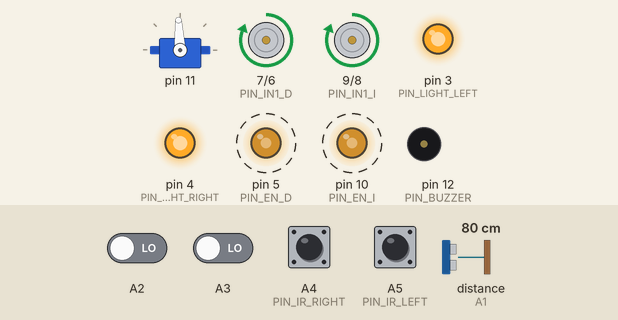
Simulated run of this sketch. Board: Arduino Uno, built with avr-gcc and run on an emulated ATmega328P. Shown: servo, motor-driver pin pairs drawn as motors (green arrow = first pin HIGH = forward, orange = second pin HIGH = backward, longer = more drive), output pins drawn as LEDs (lit = HIGH), buzzer (waves = sounding, pin HIGH). Dashed ring = blinking. The inputs (shaded band) are chosen by the test bench; at power-on: A4 (PIN_IR_RIGHT), A5 (PIN_IR_LEFT) HIGH, A2, A3 LOW, distance to the obstacle (sensor on A1) 80 cm.

Above: at 1.4 s.
1.5 s: distance to the obstacle (sensor on A1) set to 7 cm
5.0 s: distance to the obstacle (sensor on A1) set to 4 cm
At 5.9 s:
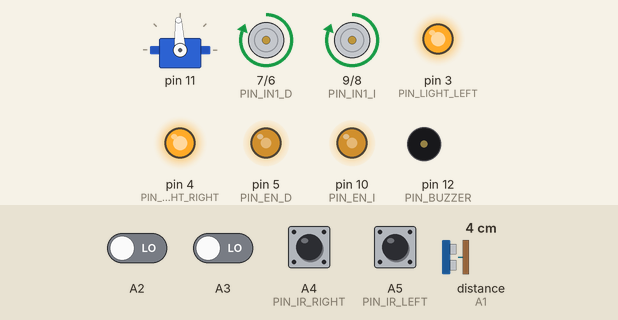
6.7 s: distance to the obstacle (sensor on A1) set to 9 cm
At 6.89 s:
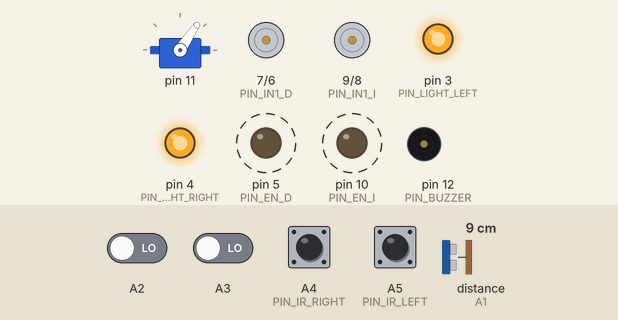
10.2 s: distance to the obstacle (sensor on A1) set to 2 cm
At 10.7 s:
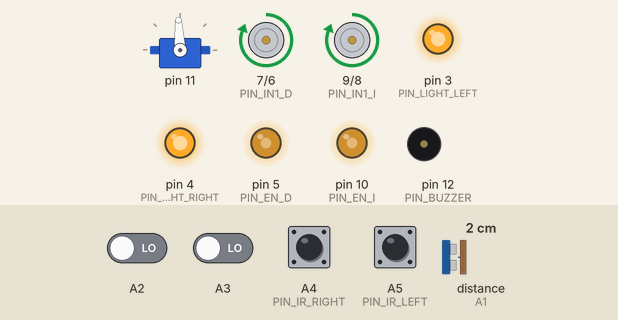
Timing chart, 0 to 12.8 s (numbered marks = the images above; inputs shaded):
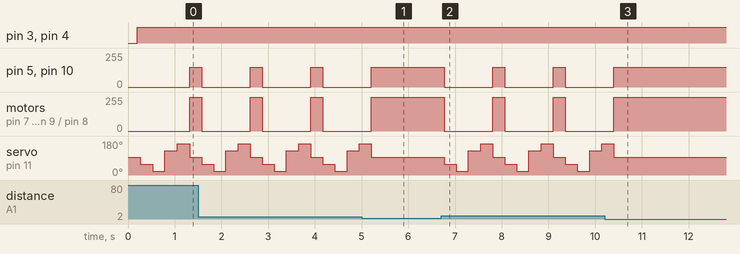

The sketch:

km0.ino
```cpp
/**
 * KM0 CAR
 */

#ifndef ARDUINO_AVR_UNO
#error Wrong board. Please choose "Arduino/Genuino Uno"
#endif

#include <Wire.h>
#include "km0car.h"

KM0CAR::KM0CAR  km0car;

/**
 * void setup()
 */
void setup() {
  Serial.begin(9600);

  km0car.init();
}

/**
 * void loop()
 */
void loop() {
  km0car.drive();
}
```

bocina.cpp
```cpp
#include "bocina.h"

namespace KM0CAR {
  /****************************************************************
   * void init()
   ****************************************************************/
  void Bocina::init() {
    pinMode     (_pin, OUTPUT);
    digitalWrite(_pin, LOW);
  }

  /****************************************************************
    * void beep(int x)
    *
    * d: duracion en ms.
    *
    ****************************************************************/
  void Bocina::beep(int d) const {
    digitalWrite(_pin, HIGH);
    delay(d);
    digitalWrite(_pin, LOW);
  }

  /****************************************************************
   * void beep(int n, int d)
   *
   * n: numero de beeps
   * d: duracion en ms.
   *
  ****************************************************************/
  void Bocina::beep(int n, int d) const {
    for (int i = 0; i < n; i++)
    {
      digitalWrite(_pin, HIGH);
      delay(d);

      digitalWrite(_pin, LOW);
      delay(d);
    }
  }
}
```

bocina.h
```cpp
#ifndef BOCINA_H
#define BOCINA_H

#include "pins.h"

namespace KM0CAR {
  class Bocina {
    private:
      const int _pin = PIN_BUZZER;

    public:
      void init();
      void beep(int d) const;
      void beep(int n, int d) const;
  };
}

#endif
```

globals.cpp
```cpp
#include "globals.h"

unsigned int DISTANCE_MAX         = 200;
unsigned int DISTANCE_MIN_FAST    =  50;
unsigned int DISTANCE_MIN         =  30;
unsigned int DISTANCE_MIN_LATERAL =  10;
unsigned int DISTANCE_SUPER_MIN   =   5;
int          FORWARD_SPEED_FAST   = 200;
int          FORWARD_SPEEP_SLOW   = 150;
int          BACKWARD_SPEED       = 150;
int          TURN_SPEED           = 150;
bool         DEBUG                = false;
```

globals.h
```cpp
#ifndef GLOBALS_H
#define GLOBALS_H

extern unsigned int DISTANCE_MAX;
extern unsigned int DISTANCE_MIN_FAST;
extern unsigned int DISTANCE_MIN;
extern unsigned int DISTANCE_MIN_LATERAL;
extern unsigned int DISTANCE_SUPER_MIN;
extern int          FORWARD_SPEED_FAST;
extern int          FORWARD_SPEEP_SLOW;
extern int          BACKWARD_SPEED;
extern int          TURN_SPEED;
extern bool         DEBUG;

#endif
```

infrarrojos.cpp
```cpp
#include "infrarrojos.h"

namespace KM0CAR {
  /****************************************************************
   * void init()
   ****************************************************************/
  void IR::init() {
    pinMode(_pinRight, INPUT);
    pinMode(_pinLeft,  INPUT);
  }

  /****************************************************************
   * void checkIRObstacle()
   ****************************************************************/
  void IR::checkIRObstacle() {
    //1.- Right
    if (millis() - _checkRightPrevTime > 50)
    {
      _rightOK = (digitalRead(_pinRight) == HIGH) ? true : false;

      _checkRightPrevTime = millis();
    }

    //2.- Left
    if (millis() - _checkLeftPrevTime > 50)
    {
      _leftOK = (digitalRead(_pinLeft) == HIGH) ? true : false;

      _checkLeftPrevTime = millis();
    }
  }
}
```

infrarrojos.h
```cpp
#ifndef INFRARROJOS_H
#define INFRARROJOS_H

#include "pins.h"

namespace KM0CAR {
  class IR {
    private:
      const    int  _pinRight           = PIN_IR_RIGHT;
      const    int  _pinLeft            = PIN_IR_LEFT;

      unsigned long _checkRightPrevTime = 0;
      unsigned long _checkLeftPrevTime  = 0;
      bool          _rightOK            = true;
      bool          _leftOK             = true;

    public:
      bool isRightOK() const {return _rightOK;}
      bool isLeftOK()  const {return _leftOK;}

      void init();
      void checkIRObstacle();
  };
}

#endif
```

km0car.cpp
```cpp
#include "km0car.h"

namespace KM0CAR {
  /****************************************************************
   * void _forward() const
   ****************************************************************/
  void KM0CAR::_forward() const {
    _rightEngine.forward(_forwardSpeed);
    _leftEngine.forward (_forwardSpeed);

    _luces.switchOn();
  }

  /****************************************************************
   * void _backward() const
   ****************************************************************/
  void KM0CAR::_backward() const {
    _rightEngine.backward(_backwardSpeed);
    _leftEngine.backward (_backwardSpeed);

    _luces.switchOn();
    //_bocina.beep(100);
  }

  /****************************************************************
   * void _turnRight() const
   ****************************************************************/
  void KM0CAR::_turnRight() const {
    _rightEngine.backward(_turnSpeed);
    _leftEngine.forward  (_turnSpeed);

    _luces.switchRight();
  }

  /****************************************************************
   * void _turnLeft() const
   ****************************************************************/
  void KM0CAR::_turnLeft() const {
    _rightEngine.forward(_turnSpeed);
    _leftEngine.backward(_turnSpeed);

    _luces.switchLeft();
  }

  /****************************************************************
   * void _flipRight() const
   ****************************************************************/
  void KM0CAR::_flipRight() const {
    _turnRight();

    delay(500);
  }

  /****************************************************************
   * void _flipLeft() const
   ****************************************************************/
  void KM0CAR::_flipLeft() const {
    _turnLeft();

    delay(500);
  }

  /****************************************************************
   * void _stopCar() const
   ****************************************************************/
  void KM0CAR::_stopCar() const {
    _rightEngine.stop();
    _leftEngine.stop ();

    _luces.switchOn();
    //_bocina.beep(2, 100);
  }

  /****************************************************************
   * void _setSpeed()
   ****************************************************************/
  void KM0CAR::_setSpeed() {
    if (DEBUG == true)
    {
      _forwardSpeed  = 0;
      _backwardSpeed = 0;
      _turnSpeed     = 0;
      return;
    }

    if (_motionMode == FORWARD) _forwardSpeed = (_sensors.getDistanceForward() > DISTANCE_MIN_FAST) ? FORWARD_SPEED_FAST : FORWARD_SPEEP_SLOW;
  }

  /****************************************************************
   * MotionModeEnum _setMotionModeLateral()
   *
   * - TURN_RIGHT
   * - TURN_LEFT
   * - BACKWARD
   *
   ****************************************************************/
  MotionModeEnum KM0CAR::_setMotionModeLateral() {
    //0.- Stop
    _stopCar();

    //1.- Get lateral distance
    _sensors.lateralDistance();

    //2.- Lateral is OK
    if (_sensors.isLateralOK() == true)
    {
      if      (_turnsCounter > 0) return _motionMode = TURN_RIGHT;
      else if (_turnsCounter < 0) return _motionMode = TURN_LEFT;

      return _motionMode = (_sensors.getDistanceLeft() > _sensors.getDistanceRight()) ? TURN_LEFT : TURN_RIGHT;
    }

    //3.- Right or Left is OK
    if ((_sensors.isIRRightOK() == true) && (_sensors.isDistanceRightOK() == true)) return _motionMode = TURN_RIGHT;
    if ((_sensors.isIRLeftOK()  == true) && (_sensors.isDistanceLeftOK()  == true)) return _motionMode = TURN_LEFT;

    //4.- Backward
    return _motionMode = BACKWARD;
  }

  /****************************************************************
   * MotionModeEnum _setMotionModeInAlert()
   *
   * - BACKWARD
   * - TURN_RIGHT
   * - TURN_LEFT
   * - FORWARD
   *
   ****************************************************************/
  MotionModeEnum KM0CAR::_setMotionModeInAlert() {
    //1.- Get DISTANCE
    _sensors.forwardDistance();

    //2.- All is OK
    if ((_sensors.isIROK() == true) && (_sensors.isDistanceForwardOK() == true))
    {
      _setAlert(false);

      return _motionMode = FORWARD;
    }

    //3.- Colission Alert
    if (_sensors.isAlertColission() == true) return _motionMode = BACKWARD;

    //4.- Is TURN RIGH OK
    if ((_turnsCounter > 0) && (_sensors.isIRRightOK() == true))  return _motionMode = TURN_RIGHT;

    //5.- Is TURN LEFT OK
    if ((_turnsCounter < 0) && (_sensors.isIRLeftOK() == true)) return _motionMode = TURN_LEFT;

    //6.- Get the direction of rotation
    _setMotionModeLateral();

    //7.- END
    return;
  }

  /****************************************************************
   * void _setMotionMode()
   *
   * Sets the motion state of the car based on the information of
   * sensors:
   * - ALERT
   * - FORWARD
   *
   ****************************************************************/
  void KM0CAR::_setMotionMode() {
    //1.- Get information from sensors
    _sensors.checkIRObstacle();

    //2.- Alert Mode
    if (_alert == true)
    {
      //1.1.- Alert Mode
      _setMotionModeInAlert();

      //1.2.- Varios ciclos en modo BACKWARD => FLIP MODE
      //if ((_backwardCounter > 0) && (_motionMode != BACKWARD)) _motionMode = _getFlipMode();

      //1.3.- OTHER CASE
      return;
    }

    //3.- IR NOT OK
    if (_sensors.isIROK() == false)
    {
      _setAlert(true);
      _motionMode = ALERT;

      return;
    }

    //4.- Get DISTANCE
    _sensors.forwardDistance();

    //5.- Distance NOT OK
    if (_sensors.isDistanceForwardOK() == false)
    {
      _setAlert(true);
      _motionMode = ALERT;

      return;
    }

    //6.- All is OK
    _motionMode = FORWARD;

    //7.- END
    return;
  }

  /****************************************************************
   * void init()
   ****************************************************************/
  void KM0CAR::init() {
    _motionMode = START;

    _rightEngine.init();
    _leftEngine.init();
    _bocina.init();
    _luces.init();
    _sensors.init();
  }

  /****************************************************************
   * void drive()
   *
   * Rotate the engines based on the motion state of the car.
   *
   ****************************************************************/
  void KM0CAR::drive() {
    //0.- If STOP then WAIT and RETURN
    if (_isStopped() == true)
    {
      delay(10000);
      return;
    }

    //1.- Get the state of motion of the car
    _setMotionMode();

    //2.- Speed
    _setSpeed();

    //3.- Rotate the engines based on the motion state of the car
    switch(_motionMode)
    {
      case START:      _turnsCounter = 0; _backwardCounter = 0; _stopCar();   break;
      case STOP:       _turnsCounter = 0; _backwardCounter = 0; _stopCar();   break;
      case ALERT:      _turnsCounter = 0; _backwardCounter = 0; _stopCar();   break;
      case FORWARD:    _turnsCounter = 0; _backwardCounter = 0; _forward();   break;
      case BACKWARD:   _turnsCounter = 0; _backwardCounter++;   _backward();  break;
      case TURN_LEFT:  _turnsCounter--;   _backwardCounter = 0; _turnLeft();  break;
      case TURN_RIGHT: _turnsCounter++;   _backwardCounter = 0; _turnRight(); break;
      case FLIP_LEFT:  _turnsCounter = 0; _backwardCounter = 0; _flipLeft();  break;
      case FLIP_RIGHT: _turnsCounter = 0; _backwardCounter = 0; _flipRight(); break;
      default:         _turnsCounter = 0; _backwardCounter = 0; _stopCar();   break;
    }
  }
}
```

km0car.h
```cpp
#ifndef KM0CAR_H
#define KM0CAR_H

#include "pins.h"
#include "globals.h"
#include "l298nEngine.h"
#include "bocina.h"
#include "luces.h"
#include "sensors.h"

namespace KM0CAR {
  /**
   *
   */
  enum MotionModeEnum {
    START,
    STOP,
    ALERT,
    FORWARD,
    BACKWARD,
    TURN_LEFT,
    TURN_RIGHT,
    FLIP_LEFT,
    FLIP_RIGHT
  };

  /**
   * TODO
   */
  class KM0CAR {
    private:
      MotionModeEnum _motionMode;
      L298NEngine    _rightEngine;
      L298NEngine    _leftEngine;
      Sensors        _sensors;
      Bocina         _bocina;
      Luces          _luces;
      bool           _alert           = false;
      int            _forwardSpeed    = FORWARD_SPEED_FAST; //velocidad es 100x(_velocidad/255)%
      int            _backwardSpeed   = BACKWARD_SPEED;
      int            _turnSpeed       = TURN_SPEED;
      int            _turnsCounter    = 0;
      int            _backwardCounter = 0;

      bool _isStopped() const {return _motionMode == STOP;}
      void _setAlert (bool x) {_alert = x;}

      void           _forward()   const;
      void           _backward()  const;
      void           _turnRight() const;
      void           _turnLeft()  const;
      void           _flipRight() const;
      void           _flipLeft()  const;
      void           _stopCar()   const;
      void           _setSpeed();
      void           _setMotionMode();
      MotionModeEnum _setMotionModeInAlert();
      MotionModeEnum _setMotionModeLateral();

    public:
      KM0CAR() : _rightEngine(PIN_EN_D, PIN_IN1_D, PIN_IN2_D),
                 _leftEngine (PIN_EN_I, PIN_IN1_I, PIN_IN2_I)
                 {}

      void init();
      void drive();
  };
}

#endif
```

l298nEngine.cpp
```cpp
#include <Arduino.h>
#include "l298nEngine.h"

namespace KM0CAR {
  /****************************************************************
   * void init()
   ****************************************************************/
  void L298NEngine::init() {
    pinMode(_pinEnable, OUTPUT);
    pinMode(_pinIN1,    OUTPUT);
    pinMode(_pinIN2,    OUTPUT);
  }

  /****************************************************************
   * void forward(int velocidad)
   ****************************************************************/
  void L298NEngine::forward(int velocidad) const {
    //toString(velocidad);
    analogWrite (_pinEnable, velocidad);
    digitalWrite(_pinIN1,    LOW);
    digitalWrite(_pinIN2,    HIGH);
  }

  /****************************************************************
   * void backward(int velocidad)
   ****************************************************************/
  void L298NEngine::backward(int velocidad) const {
    //toString(velocidad);
    analogWrite (_pinEnable, velocidad);
    digitalWrite(_pinIN1,    HIGH);
    digitalWrite(_pinIN2,    LOW);
  }

  /****************************************************************
   * void stop()
   ****************************************************************/
  void L298NEngine::stop() const {
    analogWrite (_pinEnable, 0);
    digitalWrite(_pinIN1,    LOW);
    digitalWrite(_pinIN2,    LOW);
  }

  /****************************************************************
   * void toString(int velocidad)
   ****************************************************************/
  void L298NEngine::toString(int velocidad) {
    Serial.print("PIN enable: "); Serial.print(_pinEnable);
    Serial.print(" PIN 1:     "); Serial.print(_pinIN1);
    Serial.print(" PIN 2:     "); Serial.print(_pinIN2);
    Serial.print(" velocidad: "); Serial.print(velocidad);
    Serial.println();
  }
}
```

l298nEngine.h
```cpp
#ifndef L298N_ENGINE_H
#define L298N_ENGINE_H

namespace KM0CAR {
  class L298NEngine {
    private:
      const int _pinEnable;
      const int _pinIN1;
      const int _pinIN2;

    public:
      /**
       *
       */
      L298NEngine(const int pinEnable, const int pinIN1, const int pinIN2) :
        _pinEnable(pinEnable),
        _pinIN1   (pinIN1),
        _pinIN2   (pinIN2)
      {}

      void init();
      void stop() const;
      void forward (int velocidad) const;
      void backward(int velocidad) const;
      void toString(int velocidad);
  };
}

#endif
```

luces.cpp
```cpp
#include "luces.h"

namespace KM0CAR {
  /****************************************************************
   * void init()
   ****************************************************************/
  void Luces::init() {
    pinMode(_pinRight, OUTPUT);
    pinMode(_pinLeft,  OUTPUT);

    digitalWrite(_pinRight, LOW);
    digitalWrite(_pinLeft,  LOW);
  }

  /****************************************************************
   * void switchOff()
   *
   ****************************************************************/
  void Luces::switchOff() const {
    digitalWrite(_pinRight, LOW);
    digitalWrite(_pinLeft,  LOW);
  }

  /****************************************************************
   * void switchOn()
   *
   ****************************************************************/
  void Luces::switchOn() const {
    digitalWrite(_pinRight, HIGH);
    digitalWrite(_pinLeft,  HIGH);
  }

  /****************************************************************
   * void switchRight()
   *
   ****************************************************************/
  void Luces::switchRight() const {
    digitalWrite(_pinRight, HIGH);
    digitalWrite(_pinLeft,  LOW);
  }

  /****************************************************************
   * void switchLeft()
   *
   ****************************************************************/
  void Luces::switchLeft() const {
    digitalWrite(_pinRight, LOW);
    digitalWrite(_pinLeft,  HIGH);
  }
}
```

luces.h
```cpp
#ifndef LUCES_H
#define LUCES_H

#include "pins.h"

namespace KM0CAR {
  class Luces {
    private:
      const int _pinRight = PIN_LIGHT_RIGHT;
      const int _pinLeft  = PIN_LIGHT_LEFT;

    public:
      void init();

      void switchOff()   const;
      void switchOn()    const;
      void switchRight() const;
      void switchLeft()  const;
  };
}

#endif
```

sensors.h
```cpp
#ifndef SENSORS_H
#define SENSORS_H

#include "infrarrojos.h"
#include "trackingline.h"
#include "ultrasonic.h"

/**
 * TODO
 *
 * Sensors: HC-SR04 + Infrarrojos
 */
namespace KM0CAR {
  class Sensors {
    private:
      TrakingLine _tl;
      Ultrasonic  _sonar;
      IR          _ir;

    public:
      Sensors() {}

      double getDistanceForward()     const {return _sonar.getDistanceForward();}
      double getDistanceMiddleRight() const {return _sonar.getDistanceMiddleRight();}
      double getDistanceMiddleLeft()  const {return _sonar.getDistanceMiddleLeft();}
      double getDistanceRight()       const {return _sonar.getDistanceRight();}
      double getDistanceLeft()        const {return _sonar.getDistanceLeft();}

      void init();
      void checkIRObstacle();
      void forwardDistance();
      void lateralDistance();

      bool isAlertColission()    const;
      bool isDistanceRightOK()   const;
      bool isDistanceLeftOK()    const;
      bool isDistanceForwardOK() const;
      bool isIROK()              const;
      bool isIRRightOK()         const;
      bool isIRLeftOK()          const;
      bool isLateralOK()         const;
  };
}

#endif
```

Source omitted: sensors.cpp (3385 bytes), servomotor.cpp (917 bytes), servomotor.h (438 bytes), trackingline.cpp (859 bytes), trackingline.h (612 bytes), ultrasonic.cpp (1896 bytes), ultrasonic.h (1246 bytes), pins.h (759 bytes)

Measured:
- the behaviour switches between 6 and 5 cm on distance to the obstacle (sensor on A1) (found by bisection; images 0 and 1)
- after the input at 5.0 s, pin 5 (PIN_EN_D), pin 10 (PIN_EN_I): goes on until 5.2 s, then stays 150/255; motor on pin 7 (PIN_IN1_D) / pin 6 (PIN_IN2_D), motor on pin 9 (PIN_IN1_I) / pin 8 (PIN_IN2_I): goes on until 5.2 s, then stays forward 255/255; servo on pin 11: goes on until 5.2 s, then stays 93°
- after the input at 6.7 s, pin 5 (PIN_EN_D), pin 10 (PIN_EN_I): alternates 150/255 for 0.26 s and 0/255 for 1.0 s, starting after 0.07 s
- after the input at 10.2 s, pin 5 (PIN_EN_D), pin 10 (PIN_EN_I): goes on until 10.4 s, then stays 150/255; motor on pin 7 (PIN_IN1_D) / pin 6 (PIN_IN2_D), motor on pin 9 (PIN_IN1_I) / pin 8 (PIN_IN2_I): goes on until 10.4 s, then stays forward 255/255; servo on pin 11: goes on until 10.4 s, then stays 93°
- by itself, pin 5 (PIN_EN_D), pin 10 (PIN_EN_I): alternates 150/255 for 0.26 s and 0/255 for 1.0 s
- by itself, servo on pin 11: repeats every 1.3 s: 20° 0.26 s, 129° 0.26 s, 165° 0.26 s, 93° 0.26 s, 56° 0.26 s
- by itself, motor on pin 7 (PIN_IN1_D) / pin 6 (PIN_IN2_D), motor on pin 9 (PIN_IN1_I) / pin 8 (PIN_IN2_I): alternates forward 255/255 for 0.26 s and stopped for 1.0 s
